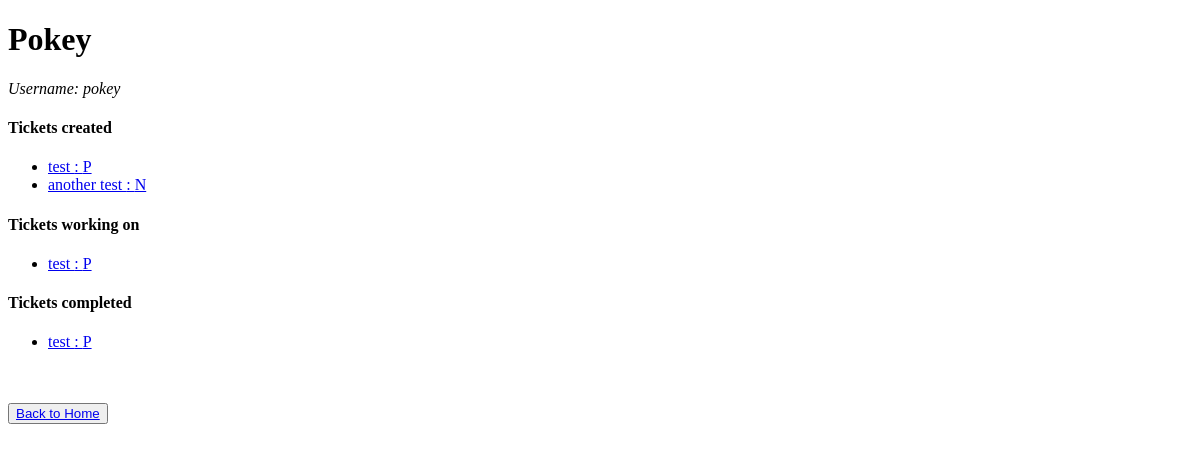
/user/1/ (signed in), run on an earlier commit of the app's database.
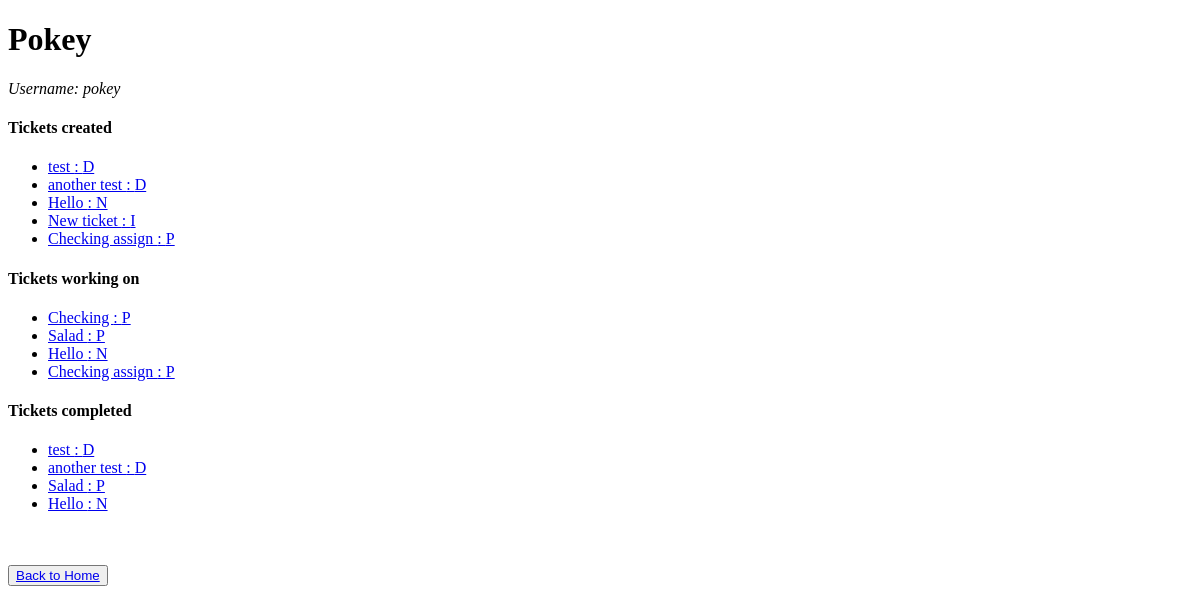
And on a later commit of the database.
### bugs_app/models.py (models this page shows)
class Ticket(models.Model):
    OPTIONS = (('N', 'New'), ('P', 'In Progress'), ('D', 'Done'), ('I', 'Invalid'))
    status = models.CharField(max_length=1, choices=OPTIONS)
    title = models.CharField(max_length=80)
    time_created = models.DateTimeField(default=timezone.now)
    description = models.TextField()
    creator = models.ForeignKey(MyUser, null=True, unique=False, related_name="creator", on_delete=models.SET_NULL)
    owner = models.ForeignKey(MyUser, null=True, unique=False, related_name="owner", on_delete=models.SET_NULL)
    last_owner = models.ForeignKey(MyUser, null=True, unique=False, related_name="last_owner", on_delete=models.SET_NULL)

### bugs_app/views.py (the view)
# urls.py: path('user/<int:user_id>/', views.user_detail_view),
@login_required
def user_detail_view(request, user_id):
    user = MyUser.objects.filter(id=user_id).first()
    tickets_created = Ticket.objects.filter(creator=user)
    tickets_working = Ticket.objects.filter(owner=user)
    tickets_completed = Ticket.objects.filter(last_owner=user)
    return render(request, "user_detail.html", {"user": user, "tickets_created": tickets_created, "tickets_working": tickets_working, "tickets_completed": tickets_completed})

### templates/user_detail.html (shortened to what this page needs)
<!DOCTYPE html>
<html lang="en">
  <head>
  </head>
  <body>
    <div>
      {% if not user %}
      <h2>The user you are looking for does not exist</h2>
      {% else %}
      <h1>{{ user.display_name }}</h1>
      <i>Username: {{ user.username }}</i>
      <div>
        <h4>Tickets created</h4>
        <ul>
          {% for ticket in tickets_created %} {% if ticket.creator == user %}
          <li>
            <a href="/ticket/{{ ticket.id }}/"
              >{{ticket.title}} : {{ticket.status}}</a
            >
          </li>
          {% endif %} {% endfor %}
        </ul>
      </div>
      <div>
        <h4>Tickets working on</h4>
        <ul>
          {% for ticket in tickets_working %} {% if ticket.owner == user %}
          <li>
            <a href="/ticket/{{ ticket.id }}/"
              >{{ticket.title}} : {{ticket.status}}</a
            >
          </li>
          {% endif %} {% endfor %}
        </ul>
      </div>
      <div>
        <h4>Tickets completed</h4>
        <ul>
          {% for ticket in tickets_completed %} {% if ticket.last_owner == user%}
          <li>
            <a href="/ticket/{{ ticket.id }}/"
              >{{ticket.title}} : {{ticket.status}}</a
            >
          </li>
          {% endif %} {% endfor %}
        </ul>
      </div>
      {% endif %}
    </div>
    <button>
      <a href="/">Back to Home</a>
    </button>
  </body>
</html>

What changed in the data, as far as the page shows it:
no longer on one of the page's lists (row edited): Ticket: title "test", status "P"
changed Ticket "test": status "P" → "D"
now on one of the page's lists (row edited): Ticket: title "another test", status "D"
changed Ticket "another test": status "N" → "D"
added Ticket: title "Hello", status "N"
added Ticket: title "New ticket", status "I", shown under "Tickets created"
added Ticket: title "Checking assign", status "P"
now on this page (row edited): Ticket: title "Checking", status "P", shown under "Tickets working on"
added Ticket: title "Salad", status "P"
